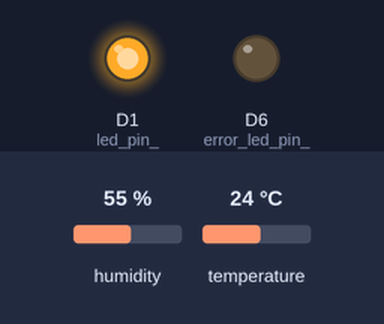
The program below on a simulated ESP8266 (NodeMCU). Parts: output pins drawn as LEDs (lit = HIGH). Inputs (shaded band) come from the test bench; at power-on: humidity 55 %, temperature 24 °C. WiFi joins after 1.5 s; servers stay silent unless stated; not simulated (calls return 0 or success): credentials.h; names the files do not define were given values by the test bench: HTTP_PORT = 80; what the program prints to the serial monitor is not drawn. At 1.7 s the program puts the board to deep sleep or switches it off; the recording ends there.

Above: at 0.1 s.
At 1.62 s:
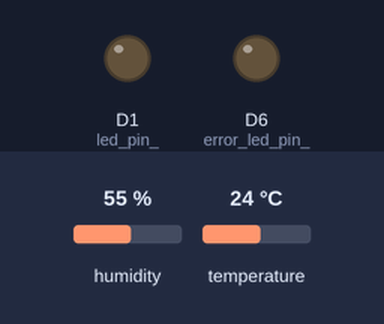
Timing chart, 0 to 1.7 s (numbered marks = the images above):
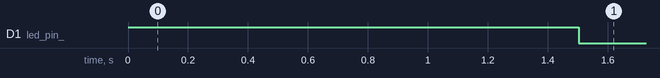

The program:

main.cpp
```cpp
#include <Arduino.h>

#include "thingspeak.h"
#include "sensor.h"

Thingspeak thingspeak;
Sensor sensor;

void setup()
{

    // Begin Serial communication
    Serial.begin(9600);

    // Initialize the thingspeak class
    thingspeak.init();

    sensor.init();

}

void loop()
{

    auto sensor_value {sensor.read()};
    thingspeak.push(sensor_value);

    Serial.println("Moisture: " + String(sensor_value.moisture_level) + "\tTemperature: " +
        String(sensor_value.temperature) + "\tHumidity: " + String(sensor_value.humidity));

    // Go into deep sleep for 5 minutes to save energy
    // Board is woken up by a reset from pin D0
     ESP.deepSleep(300e6);

}
```

sensor.cpp
```cpp
#include "sensor.h"

#include <cmath>

void Sensor::init() {
    dht_.begin();
    pinMode(error_led_pin_, OUTPUT);
    digitalWrite(error_led_pin_, LOW);
}

sensor_value_t Sensor::read() {
    digitalWrite(error_led_pin_, LOW);

    auto sensor_value {analogRead(analog_in_pin_)};
    auto moisture_level {map(sensor_value, wet_value_, dry_value_, 100, 0)};

    float temperature {dht_.readTemperature()};
    float humidity {dht_.readHumidity()};

    if (isnan(moisture_level) || std::isnan(temperature) || std::isnan(humidity))
        digitalWrite(error_led_pin_, HIGH);

    return {moisture_level, temperature, humidity};
}
```

sensor.h
```cpp
#pragma once

#include <Arduino.h>
#include "DHT.h"

#define DHT_TYPE DHT11
#define DHT_PIN D4

struct sensor_value_t {
    long moisture_level{};
    float temperature{};
    float humidity{};
};

class Sensor {
    public:

        void init();

        sensor_value_t read();

    private:
        const int analog_in_pin_{A0};
        const int error_led_pin_{D6};

        DHT dht_{DHT_PIN, DHT_TYPE};

        int dry_value_ {687};
        int wet_value_ {281};
};
```

thingspeak.cpp
```cpp
#include "thingspeak.h"

#include "credentials.h"

void Thingspeak::init() {
    pinMode(led_pin_, OUTPUT);
    digitalWrite(led_pin_, HIGH);

    wifi_manager_.autoConnect(AUTOCONNECT_SSID, AUTOCONNECT_PASSWORD);

    digitalWrite(led_pin_, LOW);
}

bool Thingspeak::push(const sensor_value_t sensor_value) {

    if (!client_.connect(HOST, HTTP_PORT)){
        Serial.println("couldnt connect");
        return false;
    }

    digitalWrite(led_pin_, HIGH);

    client_.print(String("GET ") +
                 "/update?key=" + KEY +
                 "&field1=" + sensor_value.moisture_level +
                 "&field2=" + sensor_value.temperature +
                 "&field3=" + sensor_value.humidity +
                 " HTTP/1.1\r\n" +
                 "Host: " + HOST + "\r\n" +
                 "Connection: keep-alive\r\n\r\n");

    client_.stop();

    digitalWrite(led_pin_, LOW);

    Serial.println("made get");

    return true;
}
```

thingspeak.h
```cpp
#pragma once

#include <WiFiManager.h>
#include <ESP8266WiFi.h>

// TODO: could be a fwd
#include "sensor.h"

// Do we even need this?
#include <DNSServer.h>
#include <ESP8266WebServer.h>

class Thingspeak {
    public:

        // Connects to wifi using WiFiManager
        void init();

        bool push(const sensor_value_t sensor_value);

    private:
        WiFiManager wifi_manager_{};
        WiFiClient client_{};

        const int led_pin_{D1};
};
```
